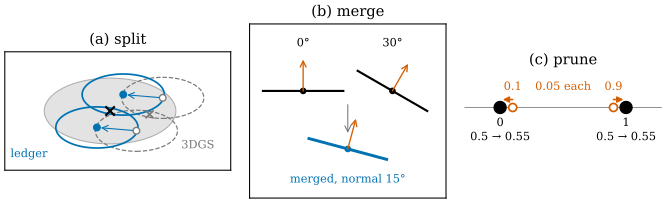

The script that saved this image:
"""Figure 50.3.1: the three ledger operators of [ManifoldGS26] Section 4 on the examples of Section 50.3.

(a) split, seen from above the plane z = 0: the parent (mass 1, scales 0.3 and 0.15), the two positions drawn by the
3DGS rule (t1 = (0.24, 0.06), t2 = (0.12, -0.09), scales / 1.6) and the conservative split that recentres them to
+-(0.06, 0.075) (Example 50.3.5). (b) merge, seen from the side (x-z plane): two atoms of mass 1 whose normals differ by
30 degrees and the merged atom (mass 2, barycentre, plane = top-2 eigenspace of the mean projection, Example 50.3.7).
(c) prune on a line: two removed atoms of mass 0.05 move their mass to the nearest kept atom (Example 50.3.9).

Run from the project root: PYTHONPATH=tools python3 chapters/50-paper-manifold-gs/figures/fig-50-3-1-ledger-operators.py
"""
import math
import sys
from pathlib import Path

import numpy as np

sys.path.insert(0, str(Path(__file__).resolve().parents[1] / "lib"))
import dgfig  # noqa: E402

dgfig.setup()
import matplotlib.pyplot as plt  # noqa: E402
from matplotlib.patches import Ellipse  # noqa: E402

C = dgfig.COLORS

# ---------------------------------------------------------------- the numbers of the three examples
s1, s2 = 0.3, 0.15
raw = np.array([[0.24, 0.06], [0.12, -0.09]])
tbar = raw.mean(0)
kids = raw - tbar
assert np.allclose(tbar, [0.18, -0.015]) and np.allclose(kids, [[0.06, 0.075], [-0.06, -0.075]])
assert abs(2 / 1.6 ** 2 - 0.78125) < 1e-12                       # 3DGS split: ellipse area x 0.78
th = math.radians(30)
n1, n2 = np.array([0.0, 0.0, 1.0]), np.array([math.sin(th), 0.0, math.cos(th)])
Pbar = 0.5 * (np.eye(3) - np.outer(n1, n1)) + 0.5 * (np.eye(3) - np.outer(n2, n2))
w, U = np.linalg.eigh(Pbar)
m = U[:, 0] * np.sign(U[2, 0])
P = np.eye(3) - np.outer(m, m)
defect = 2 * np.linalg.norm(Pbar - P)
assert abs(math.degrees(math.acos(m[2])) - 15) < 1e-9 and abs(defect - 2 * math.sqrt(2) * math.sin(th / 2) ** 2) < 1e-12
kept, removed, qr = np.array([0.0, 1.0]), np.array([0.1, 0.9]), 0.05
dest = kept[np.abs(removed[:, None] - kept[None, :]).argmin(1)]
assert abs(np.sum(qr * (dest - removed))) < 1e-15 and abs(np.sum(qr * np.abs(dest - removed)) - 0.01) < 1e-15

fig, (ax, bx, cx) = plt.subplots(1, 3, figsize=(7.2, 2.7), gridspec_kw=dict(width_ratios=[1.15, 1.0, 1.0]))

# ---------------------------------------------------------------- (a) split
ax.add_patch(Ellipse((0, 0), 2 * s1, 2 * s2, fc=C["surface"], ec=C["aux"], lw=0.8, alpha=0.6))
ax.plot(0, 0, "x", color=C["main"], ms=7, mew=1.6)
for t in raw:
    ax.add_patch(Ellipse(t, 2 * s1 / 1.6, 2 * s2 / 1.6, fc="none", ec=C["aux"], lw=0.9, ls="--"))
    ax.plot(*t, "o", mfc="white", mec=C["aux"], ms=5)
ax.plot(*tbar, "x", color=C["aux"], ms=6, mew=1.3)
for t, k in zip(raw, kids):
    ax.add_patch(Ellipse(k, 2 * s1 / 1.6, 2 * s2 / 1.6, fc="none", ec=C["tangent"], lw=1.3))
    ax.plot(*k, "o", color=C["tangent"], ms=5)
    ax.annotate("", xy=k, xytext=t, arrowprops=dict(arrowstyle="->", color=C["tangent"], lw=0.8, shrinkA=3, shrinkB=3))
ax.text(0.40, -0.17, "3DGS", color=C["aux"], fontsize=8.5, ha="center")
ax.text(-0.37, -0.21, "ledger", color=C["tangent"], fontsize=8.5, ha="center")
ax.set_xlim(-0.48, 0.55)
ax.set_ylim(-0.27, 0.27)
ax.set_aspect("equal")
ax.set_xticks([])
ax.set_yticks([])
ax.set_title("(a) split", fontsize=11)

# ---------------------------------------------------------------- (b) merge (x-z plane, half length 0.09)
L = 0.09


def seg(axis, c, n, color, lw, ls="-"):
    d = np.array([n[2], -n[0]])                                     # in-plane direction in the x-z plane
    axis.plot([c[0] - L * d[0], c[0] + L * d[0]], [c[1] - L * d[1], c[1] + L * d[1]], color=color, lw=lw, ls=ls)
    axis.annotate("", xy=(c[0] + 0.07 * n[0], c[1] + 0.07 * n[2]), xytext=c,
                  arrowprops=dict(arrowstyle="->", color=C["normal"], lw=1.0, shrinkA=0, shrinkB=0))


seg(bx, (0.0, 0.0), n1, C["main"], 1.6)
seg(bx, (0.2, 0.0), n2, C["main"], 1.6)
seg(bx, (0.1, -0.13), m, C["tangent"], 2.2)
bx.plot([0.0, 0.2], [0, 0], "o", color=C["main"], ms=4)
bx.plot(0.1, -0.13, "o", color=C["tangent"], ms=4)
bx.text(0.1, -0.205, "merged, normal 15°", color=C["tangent"], fontsize=8.5, ha="center")
bx.text(0.0, 0.10, "0°", fontsize=8.5, ha="center")
bx.text(0.2, 0.10, "30°", fontsize=8.5, ha="center")
bx.annotate("", xy=(0.1, -0.10), xytext=(0.1, -0.025), arrowprops=dict(arrowstyle="->", color=C["aux"], lw=0.8))
bx.set_xlim(-0.12, 0.32)
bx.set_ylim(-0.24, 0.15)
bx.set_aspect("equal")
bx.set_xticks([])
bx.set_yticks([])
bx.set_title("(b) merge", fontsize=11)

# ---------------------------------------------------------------- (c) prune
cx.axhline(0, color=C["aux"], lw=0.6)
cx.plot(kept, [0, 0], "o", color=C["main"], ms=9)
cx.plot(removed, [0, 0], "o", mfc="white", mec=C["normal"], ms=6, mew=1.3)
for r, d in zip(removed, dest):
    cx.annotate("", xy=(d, 0.045), xytext=(r, 0.045),
                arrowprops=dict(arrowstyle="-|>", color=C["normal"], lw=1.2, mutation_scale=9, shrinkA=0, shrinkB=2))
    cx.text(r, 0.10, f"{r:g}", color=C["normal"], fontsize=8.5, ha="center")
for k in kept:
    cx.text(k, -0.105, f"{k:g}", fontsize=8.5, ha="center")
    cx.text(k, -0.185, "0.5 → 0.55", fontsize=8.5, ha="center")
cx.text(0.5, 0.10, "0.05 each", color=C["normal"], fontsize=8.5, ha="center")
cx.set_xlim(-0.28, 1.28)
cx.set_ylim(-0.24, 0.2)
cx.set_aspect(1.4)
cx.axis("off")
cx.set_title("(c) prune", fontsize=11)

fig.tight_layout()
dgfig.save(fig, __file__)
print(f"split: raw barycentre {tbar}, children {kids.tolist()}; merge: normal 15 deg, defect {defect:.4f}; "
      f"prune: moves {dest - removed}")
